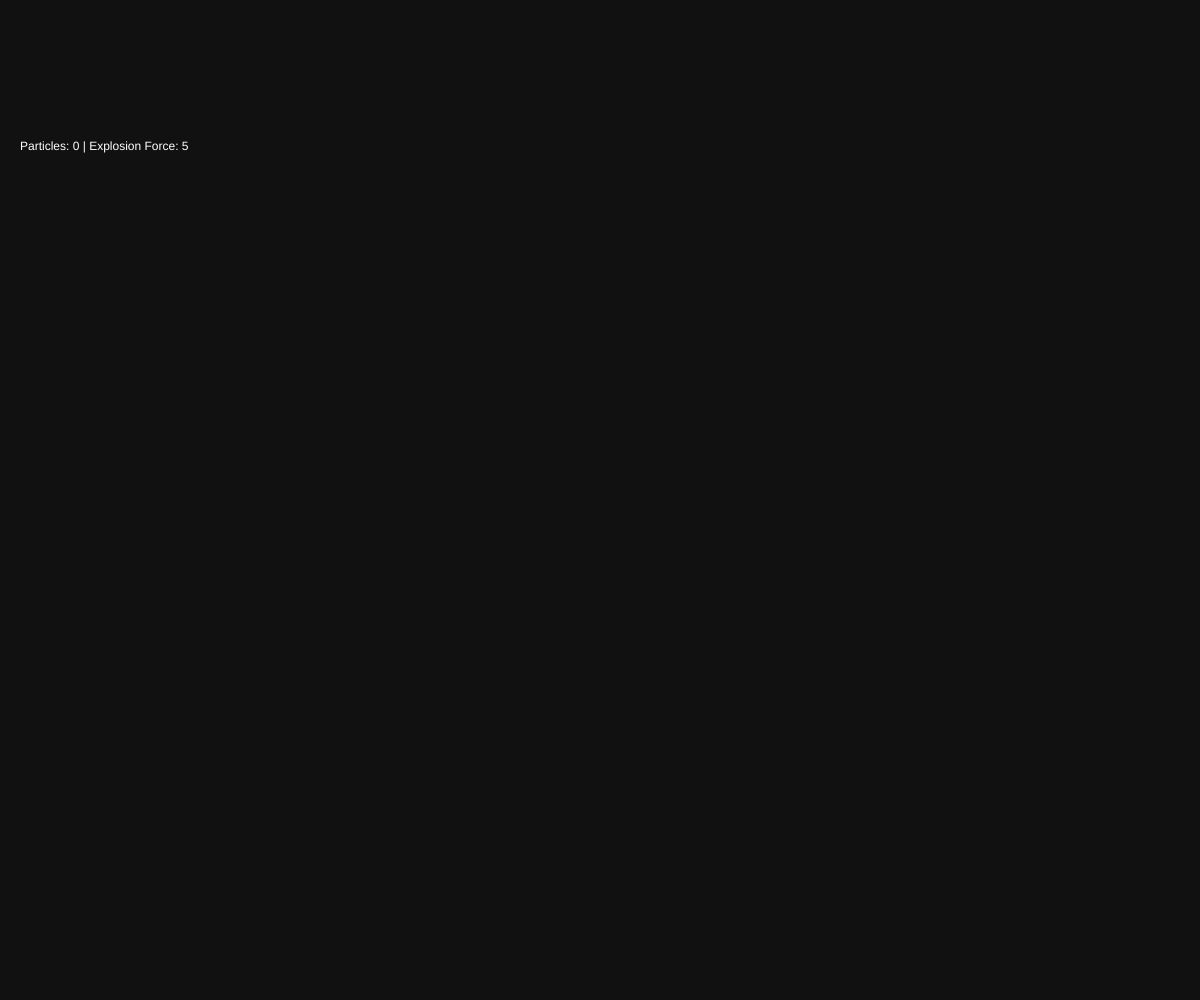
Frame 1 (no input)
Frame 60 (no input): identical to frame 1, image omitted
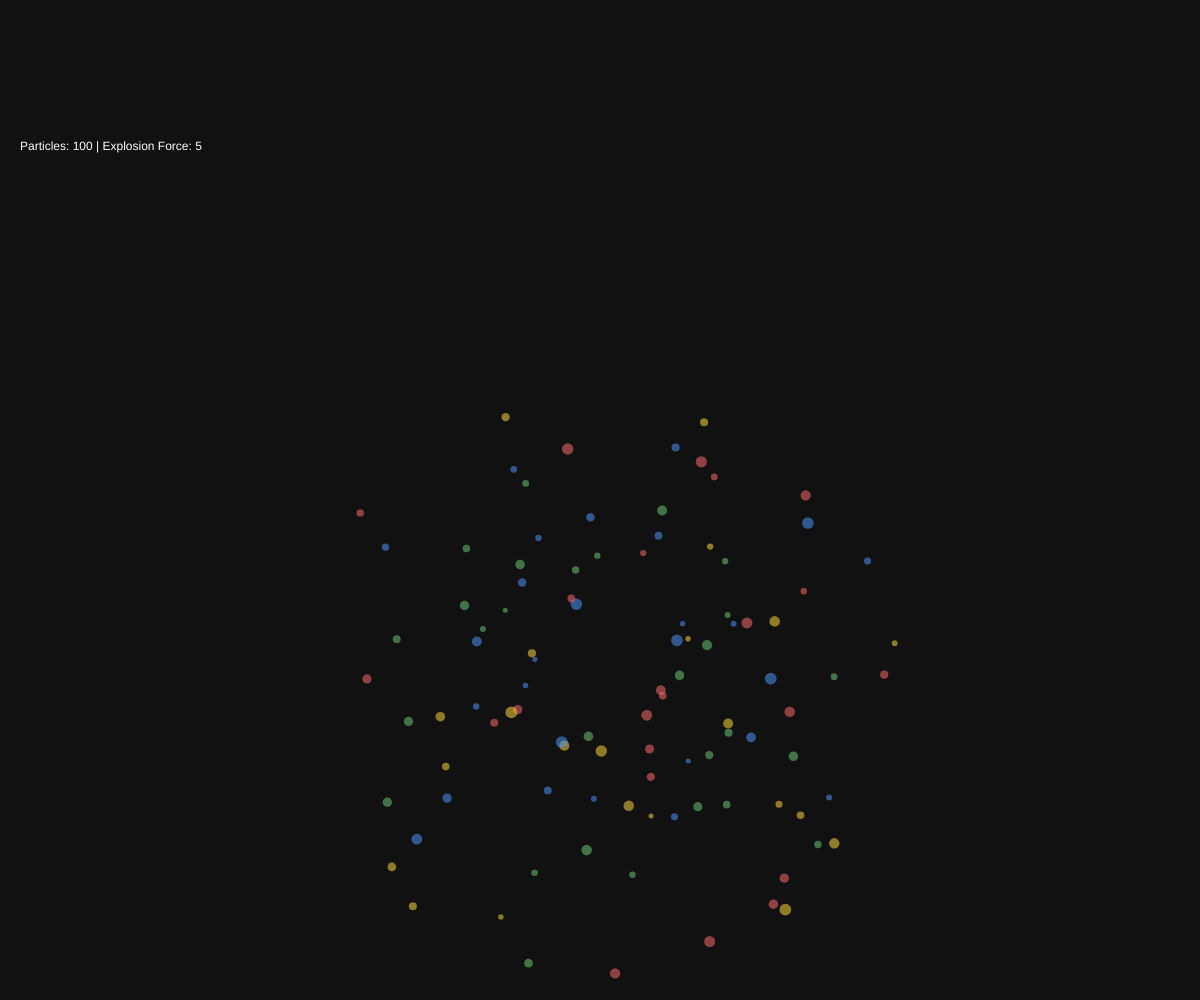
Frame 120 (the mouse pressed at the canvas centre since frame 60)

The p5.js sketch that drew these frames (run headless with seeded random() and noise() and a simulated clock; from frame 60 on, the mouse is pressed at the canvas centre):

// p5.js sketch
// ── sketch.js
// P5.Js: https://p5js.org/reference/
// Array methods reference: https://developer.mozilla.org/en-US/docs/Web/JavaScript/Reference/Global_Objects/Array

// Referenced and followed tutorial from:
// https://p5js.org/examples/classes-and-objects-snowflakes/
// https://editor.p5js.org/SamanthaCui/sketches/w_ZGlLsex
// Week/Class 8
// ----------------------------------------------------------------------------------------------------

// Created an array of objects. to hold the particles objects.
var particles = [];

// Try to work with the HTML elements in the DOM [UI elements]
var explosionSlider;
var explosionLabel;
var changeColorsButton;
var colorPalette = ['#FF6B6B', '#FFD93D', '#6BCB77', '#4D96FF']; // Array of hex code colours
var shapeToggle = true; // Boolean toggle that alternates between shapes for each bursts.


// Start by creating the canvas
function setup() {
  createCanvas(windowWidth, windowHeight);

  // To make container divs for all the controls. Also assign it an ID for easier styling
  let controls = createDiv('');
  controls.id('controls');

  // Made a label for the slider. Add to the controls container.
  explosionLabel = createP("Slide to Adjust the Explosion Force!<br>");
  explosionLabel.parent(controls);
  explosionLabel.addClass('explosion-label'); // Styling in css

  // Made the slider. Added to the container. - Styled in css.--
  explosionSlider = createSlider(1, 10, 5);
  explosionSlider.parent(controls);
  explosionSlider.addClass('explosion-slider');

  // Made a buton to change tehe cinfetti colours to make it more dynamic and fun. Assigned a click event handler.
  changeColorsButton = createButton('Change Confetti Colors');
  changeColorsButton.parent(controls);
  changeColorsButton.addClass("change-colors-button");
  changeColorsButton.mousePressed(changeConfettiColors);
}

// Canvas background
function draw() {
  background(17);

  // --------------------------------------------------
  // Canvas Background iteration.
  // function draw() {
  //   background(17, 25); 
  // --> add ',25' if want to make like fireworks from class. [Fade and glide]
  // --------------------------------------------------

  // To update and display each particle in the system.
  for (var p of particles) {
    p.update();
    p.display();
  }

  // Remove the particles from array when the 'lifecycle' is over. [Like when it fades away/over like that]
  particles = particles.filter(function (p) {
    return (p.alpha > 0 && p.x >= 0 && p.x <= width && p.y >= 0 && p.y <= height);
  });

  // Created an array containing info text. Also used .join() to help 'concentrate' the elements.
  var info = ["Particles: " + particles.length, "Explosion Force: " + explosionSlider.value()];
  fill(255);
  noStroke();
  text(info.join(" | "), 20, 150); // Display the infos of the particle on the canvas.
}

function mousePressed() {
  // When mouse is pressed, used the current slider value to define the explosion force.
  var force = explosionSlider.value();
  var numParticles = 100; // Number of particles created per explosion.

  // Creae a burst of particles [the particle system]
  for (var i = 0; i < numParticles; i++) {
    var angle = random(TWO_PI); // Random direction in radius.
    var speed = random(1, force); // Speed. influenced by explosion particles.
    var particleType = shapeToggle ? 'circle' : 'square'; // To alternate particle shapes of circles and squares. Uses the shapeToggle boolean.
    var col = color(random(colorPalette)); // The random colour generator from the colour palette array.
    particles.push(new Particle(mouseX, mouseY, angle, speed, particleType, col)); // Add new particles object to particles array. array of objects.
  }

  shapeToggle = !shapeToggle; // Shape toggle for the next burst.
}

// This one helps generate  a random hex colour string.
function getRandomHexColor() {
  let letters = '0123456789ABCDEF';
  let colorStr = '#';
  for (let i = 0; i < 6; i++) {
    colorStr += letters[floor(random(16))];
  }
  return colorStr;
}

// Function to change teh confetti colours by making a new colour palette. Used array.
function changeConfettiColors() {
  colorPalette = [getRandomHexColor(), getRandomHexColor(), getRandomHexColor(), getRandomHexColor()];
}

// Particle class.
class Particle {
  constructor(x, y, angle, speed, type, col) {
    this.x = x; // X coordinate
    this.y = y; // Y coordinate
    this.vx = cos(angle) * speed; // X velocity
    this.vy = sin(angle) * speed; // Y velocity
    this.alpha = 255; // opacity start.
    this.type = type; // particle type.
    this.col = col; // colour of the particle.
    this.size = random(5, 12); // particle sizes
  }

  // Particle position. Gravity. Opacity fade.
  update() {
    this.x += this.vx;
    this.y += this.vy;
    this.vy += 0.1; // the gravity part
    this.alpha -= 2; // the fade out effect
    this.col.setAlpha(this.alpha); // the colour fade
  }

  // 'Rendering' --
  display() {
    noStroke();
    fill(this.col);
    if (this.type === 'circle') {
      ellipse(this.x, this.y, this.size);
    } else {
      rectMode(CENTER);
      rect(this.x, this.y, this.size, this.size);
    }
  }
}

function windowResized() {
  resizeCanvas(windowWidth, windowHeight);
}
